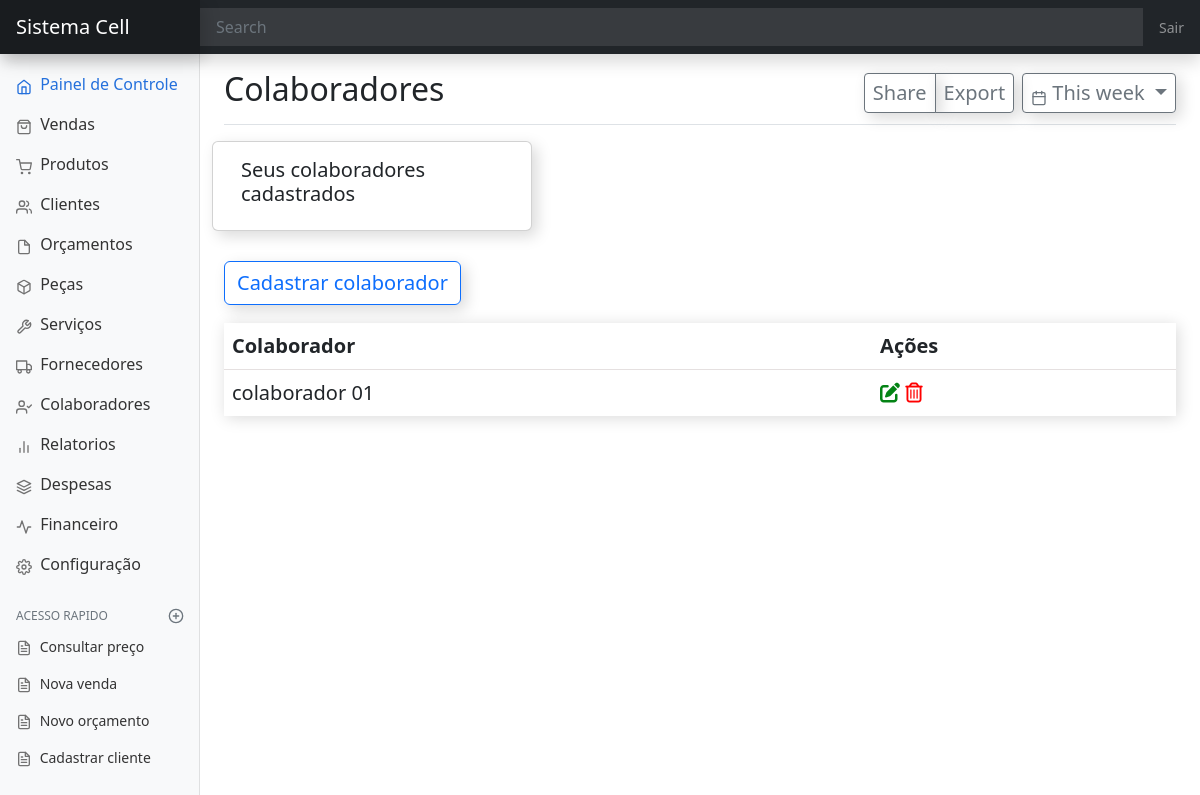
The app's page /colaborador/, older data.
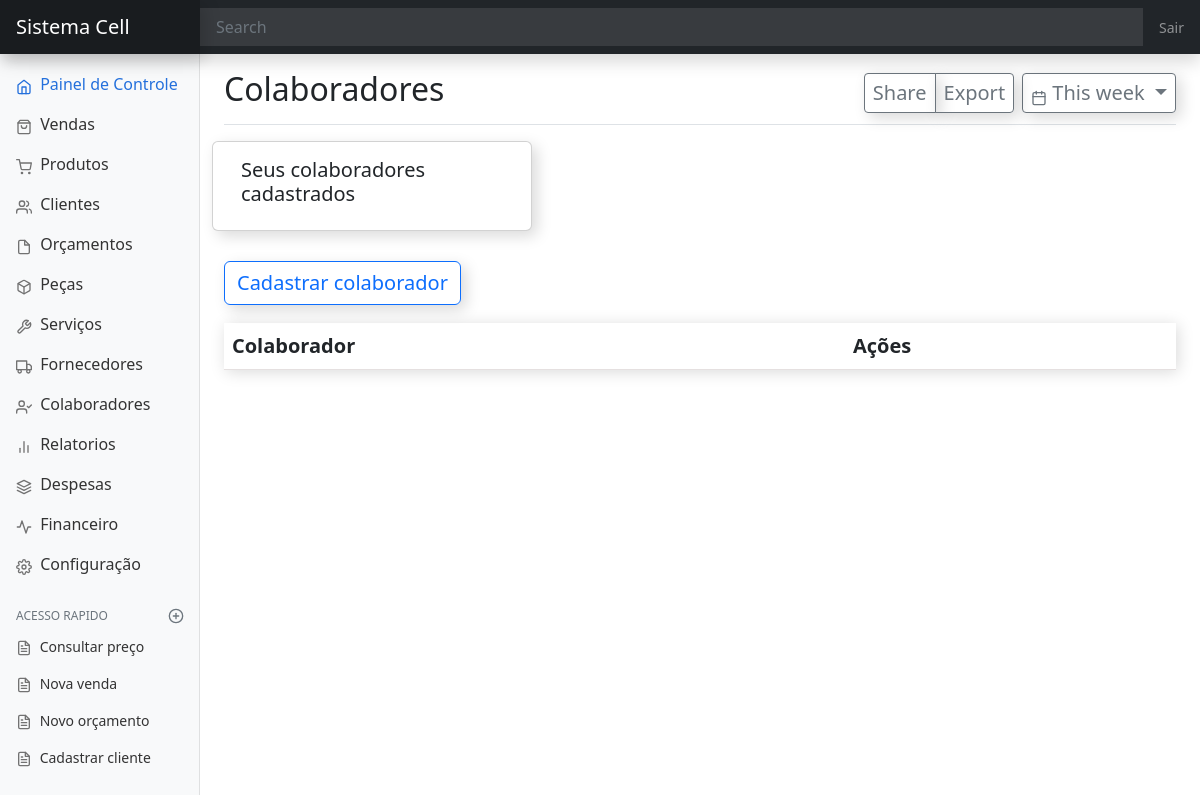
The same page, newer data.
### colaborador/models.py (models this page shows, shortened)
class Colaborador(models.Model):
    nome_colaborador = models.CharField(max_length=90)
    data_criacao = models.DateTimeField(auto_now_add=True, editable=False)
    data_edicao = models.DateTimeField(auto_now=True, editable=False)
    data_nascimento = models.DateField(null=True, blank=True)
    cpf = models.CharField(max_length=14, null=True, blank=True)
    telefone_contato = models.CharField(max_length=15)
    telefone_contato_2 = models.CharField(max_length=15, null=True, blank=True)
    rua = models.CharField(max_length=99, null=True, blank=True)
    numero_casa = models.IntegerField(null=True, blank=True)
    bairro = models.CharField(max_length=90, null=True, blank=True)
    cargo = models.CharField(max_length=90, null=True, blank=True)
    salario = models.DecimalField(max_digits=9, decimal_places=2, null=True, blank=True)
    data_pagamento = models.DateField(null=True, blank=True)
    observacao = models.TextField(null=True, blank=True)

### colaborador/views.py (the view)
# urls.py: path('colaborador/', ListaColaborador.as_view(), name='colaborador'),
class ListaColaborador(ListView):
    model = Colaborador
    template_name = 'colaborador/pagina-inicial-colaborador.html'

### colaborador/templates/colaborador/pagina-inicial-colaborador.html (shortened to what this page needs)
{% extends 'dashboard/pagina-inicial.html' %}
{% block titulo %}
Colaboradores
{% endblock titulo%}
{% block conteudo %}
<div class="row" id="total-colaborador">
    <div class="card">
        <div class="card-body">
            <h5 class="card-title">Seus colaboradores cadastrados <b></b></h5>
        </div>
    </div>
</div>
<div style="margin-top: 30px;">
<a class="btn btn-outline-primary" data-toggle="modal" data-target="#staticBackdrop" hx-get="{% url 'cadastrar-colaborador' %}"
    hx-target="#adicionar-conteudo" hx-swap="innerHTML">Cadastrar colaborador</a>
</div>
<div style="padding-top:18px">
    <table class="table table-borderless table-hover" style="box-shadow: 2px 2px 15px 0px rgba(4, 4, 4, 0.15);">
        <thead style="border-bottom: 0.15px solid rgb(229, 224, 224)">
            <tr>
                <th>Colaborador</th>
                <th>Ações</th>
            </tr>
        </thead>
        <tbody id="colaborador-Tbody">
            {% include 'colaborador/tabela/tabela-colaborador.html' %}
        </tbody>
    </table>
</div>
{% endblock conteudo %}

### colaborador/templates/colaborador/tabela/linhas-tabela-colaborador.html
<tr id="colaboradorTr{{ object.pk }}">
    <td>{{ object.nome_colaborador }}</td>
    <td>
        <span data-toggle="modal" data-target="#staticBackdrop" hx-get="{% url 'editar-colaborador' object.pk %}"
            hx-target="#adicionar-conteudo">
            <i class="fa-solid fa-pen-to-square" style="color: rgb(4, 131, 21);"></i>
        </span>
        <span data-toggle="modal" data-target="#success_tic_delete" hx-get="{% url 'apagar-colaborador' object.pk %}"
            hx-confirm="Deseja mesmo apagar {{ object.nome_colaborador }}" hx-target="closest tr"
            hx-swap="outerHTML swap:300ms">
            <i class="fa-regular fa-trash-can" style="color: red;"></i>
        </span>
    </td>
</tr>

Row changes from the older to the newer data that the page shows:
removed Colaborador: nome_colaborador "colaborador 01"
